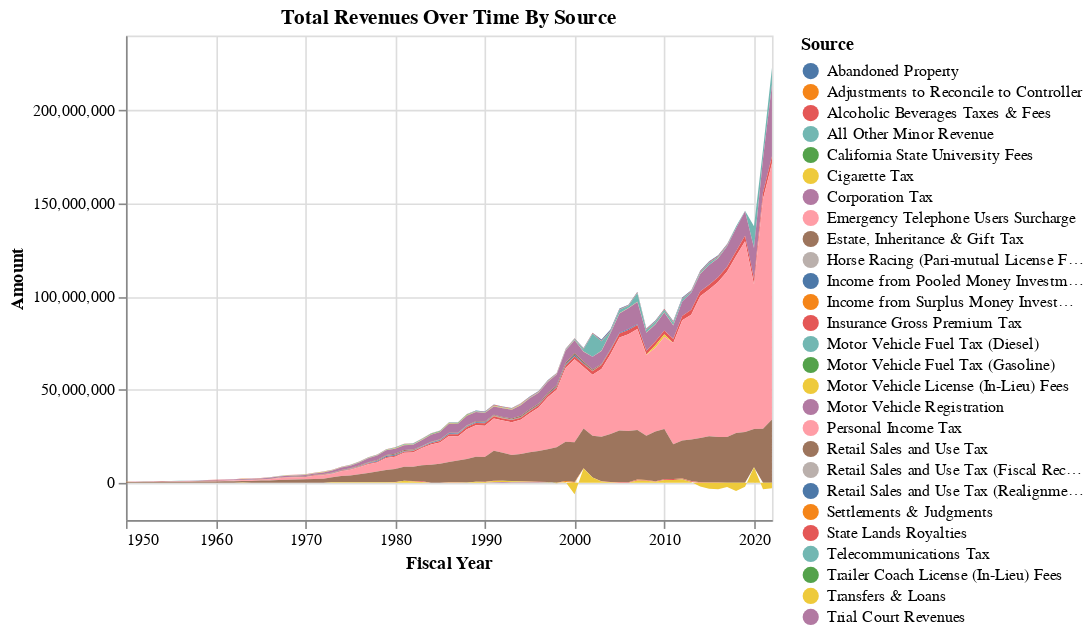

Notebook code for this chart:
### Code cell
df_general = revenues[revenues['Type of Fund'] == 'General Fund']

# Group by 'Fiscal Year' and 'Department' and calculate the total 'Amount'
gen_grouped = df_general.groupby(['Fiscal Year', 'Source'])['Amount'].sum().reset_index()

data3 = alt.Data(values=gen_grouped.to_dict(orient='records'))

# Create a stacked area chart
chart = alt.Chart(data3).mark_area().encode(
    x='Fiscal Year:T',
    y=alt.Y('Amount:Q', stack='zero'),  # Use 'stack="zero"' for non-normalized
    color=alt.Color('Source:N'),
    tooltip=['Fiscal Year:T', 'Source:N', 'Amount:Q']
).properties(
    title='Total Revenues Over Time By Source'
)

chart.interactive()

### Figure 1 — Vega-Lite specification as saved in the notebook (floating-point values rounded to 4 significant figures; data arrays with more than 128 entries replaced by an {"elided": "..."} marker saying what was removed)
{"config": {"view": {"continuousWidth": 400, "continuousHeight": 300}}, "data": {"values": {"elided": "1746 records"}}, "mark": "area", "encoding": {"color": {"field": "Source", "type": "nominal"}, "tooltip": [{"field": "Fiscal Year", "type": "temporal"}, {"field": "Source", "type": "nominal"}, {"field": "Amount", "type": "quantitative"}], "x": {"field": "Fiscal Year", "type": "temporal"}, "y": {"field": "Amount", "stack": "zero", "type": "quantitative"}}, "selection": {"selector006": {"type": "interval", "bind": "scales", "encodings": ["x", "y"]}}, "title": "Total Revenues Over Time By Source", "$schema": "https://vega.github.io/schema/vega-lite/v4.17.0.json"}
